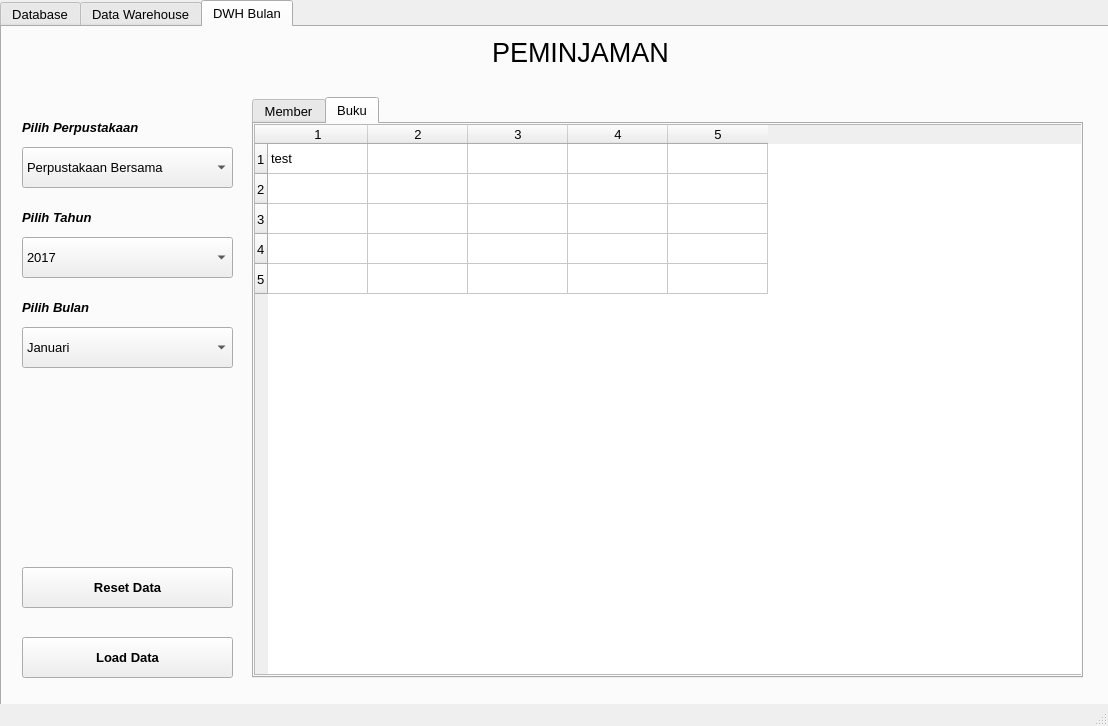
<?xml version="1.0" encoding="UTF-8"?>
<ui version="4.0">
 <class>MainWindow</class>
 <widget class="QMainWindow" name="MainWindow">
  <property name="geometry">
   <rect>
    <x>0</x>
    <y>0</y>
    <width>1108</width>
    <height>726</height>
   </rect>
  </property>
  <property name="windowTitle">
   <string>MainWindow</string>
  </property>
  <widget class="QWidget" name="centralwidget">
   <widget class="QTabWidget" name="tabWidget">
    <property name="geometry">
     <rect>
      <x>0</x>
      <y>0</y>
      <width>1111</width>
      <height>781</height>
     </rect>
    </property>
    <property name="font">
     <font>
      <pointsize>10</pointsize>
     </font>
    </property>
    <property name="styleSheet">
     <string notr="true"/>
    </property>
    <property name="currentIndex">
     <number>2</number>
    </property>
    <widget class="QWidget" name="tab">
     <attribute name="title">
      <string>Database</string>
     </attribute>
     <widget class="QTableWidget" name="tableWidget">
      <property name="geometry">
       <rect>
        <x>20</x>
        <y>140</y>
        <width>1061</width>
        <height>441</height>
       </rect>
      </property>
      <property name="font">
       <font>
        <pointsize>10</pointsize>
       </font>
      </property>
      <property name="rowCount">
       <number>5</number>
      </property>
      <property name="columnCount">
       <number>5</number>
      </property>
      <row/>
      <row/>
      <row/>
      <row/>
      <row/>
      <column/>
      <column/>
      <column/>
      <column/>
      <column/>
     </widget>
     <widget class="QPushButton" name="buttonExtract">
      <property name="geometry">
       <rect>
        <x>20</x>
        <y>610</y>
        <width>191</width>
        <height>51</height>
       </rect>
      </property>
      <property name="font">
       <font>
        <pointsize>12</pointsize>
       </font>
      </property>
      <property name="text">
       <string>Extract Data</string>
      </property>
     </widget>
     <widget class="QPushButton" name="buttonResetWH">
      <property name="geometry">
       <rect>
        <x>890</x>
        <y>610</y>
        <width>191</width>
        <height>51</height>
       </rect>
      </property>
      <property name="font">
       <font>
        <pointsize>12</pointsize>
       </font>
      </property>
      <property name="text">
       <string>Reset Warehouse</string>
      </property>
     </widget>
     <widget class="QLabel" name="label_2">
      <property name="geometry">
       <rect>
        <x>20</x>
        <y>80</y>
        <width>51</width>
        <height>31</height>
       </rect>
      </property>
      <property name="font">
       <font>
        <weight>75</weight>
        <italic>true</italic>
        <bold>true</bold>
       </font>
      </property>
      <property name="text">
       <string>FROM</string>
      </property>
     </widget>
     <widget class="QComboBox" name="comboBox">
      <property name="geometry">
       <rect>
        <x>80</x>
        <y>80</y>
        <width>191</width>
        <height>31</height>
       </rect>
      </property>
      <item>
       <property name="text">
        <string>Perpustakaan</string>
       </property>
      </item>
     </widget>
     <widget class="QLabel" name="label_3">
      <property name="geometry">
       <rect>
        <x>310</x>
        <y>80</y>
        <width>31</width>
        <height>31</height>
       </rect>
      </property>
      <property name="font">
       <font>
        <weight>75</weight>
        <italic>true</italic>
        <bold>true</bold>
       </font>
      </property>
      <property name="text">
       <string>TO</string>
      </property>
     </widget>
     <widget class="QComboBox" name="comboBox_2">
      <property name="geometry">
       <rect>
        <x>350</x>
        <y>80</y>
        <width>191</width>
        <height>31</height>
       </rect>
      </property>
      <item>
       <property name="text">
        <string>Warehouse</string>
       </property>
      </item>
     </widget>
     <widget class="QLabel" name="label_4">
      <property name="geometry">
       <rect>
        <x>320</x>
        <y>10</y>
        <width>361</width>
        <height>51</height>
       </rect>
      </property>
      <property name="font">
       <font>
        <family>MS Shell Dlg 2</family>
        <pointsize>20</pointsize>
       </font>
      </property>
      <property name="text">
       <string>WAREHOUSE PERPUSTAKAAN</string>
      </property>
     </widget>
     <widget class="QPushButton" name="buttonRefresh">
      <property name="geometry">
       <rect>
        <x>230</x>
        <y>610</y>
        <width>191</width>
        <height>51</height>
       </rect>
      </property>
      <property name="font">
       <font>
        <pointsize>12</pointsize>
       </font>
      </property>
      <property name="text">
       <string>Refresh</string>
      </property>
     </widget>
    </widget>
    <widget class="QWidget" name="tab_2">
     <attribute name="title">
      <string>Data Warehouse</string>
     </attribute>
     <widget class="QComboBox" name="comboPerpus">
      <property name="geometry">
       <rect>
        <x>20</x>
        <y>120</y>
        <width>211</width>
        <height>41</height>
       </rect>
      </property>
      <property name="font">
       <font>
        <pointsize>10</pointsize>
       </font>
      </property>
      <property name="currentText">
       <string>Perpustakaan Bersama</string>
      </property>
      <item>
       <property name="text">
        <string>Perpustakaan Bersama</string>
       </property>
      </item>
      <item>
       <property name="text">
        <string>Perpustakaan Jurusan</string>
       </property>
      </item>
     </widget>
     <widget class="QComboBox" name="comboTahun">
      <property name="geometry">
       <rect>
        <x>20</x>
        <y>210</y>
        <width>211</width>
        <height>41</height>
       </rect>
      </property>
      <property name="font">
       <font>
        <pointsize>10</pointsize>
       </font>
      </property>
      <property name="currentText">
       <string>2017</string>
      </property>
      <item>
       <property name="text">
        <string>2017</string>
       </property>
      </item>
      <item>
       <property name="text">
        <string>2018</string>
       </property>
      </item>
      <item>
       <property name="text">
        <string>2019</string>
       </property>
      </item>
     </widget>
     <widget class="QPushButton" name="buttonLoad">
      <property name="geometry">
       <rect>
        <x>20</x>
        <y>610</y>
        <width>211</width>
        <height>41</height>
       </rect>
      </property>
      <property name="font">
       <font>
        <weight>75</weight>
        <bold>true</bold>
       </font>
      </property>
      <property name="text">
       <string>Load Data</string>
      </property>
     </widget>
     <widget class="QPushButton" name="buttonReset">
      <property name="geometry">
       <rect>
        <x>20</x>
        <y>540</y>
        <width>211</width>
        <height>41</height>
       </rect>
      </property>
      <property name="font">
       <font>
        <weight>75</weight>
        <bold>true</bold>
       </font>
      </property>
      <property name="text">
       <string>Reset Data</string>
      </property>
     </widget>
     <widget class="QLabel" name="label">
      <property name="geometry">
       <rect>
        <x>460</x>
        <y>0</y>
        <width>221</width>
        <height>51</height>
       </rect>
      </property>
      <property name="font">
       <font>
        <family>MS Shell Dlg 2</family>
        <pointsize>20</pointsize>
       </font>
      </property>
      <property name="text">
       <string>PEMINJAMAN</string>
      </property>
     </widget>
     <widget class="QTabWidget" name="tabWidget_2">
      <property name="geometry">
       <rect>
        <x>250</x>
        <y>70</y>
        <width>831</width>
        <height>581</height>
       </rect>
      </property>
      <property name="currentIndex">
       <number>1</number>
      </property>
      <widget class="QWidget" name="tab_3">
       <attribute name="title">
        <string>Member</string>
       </attribute>
       <widget class="QTableWidget" name="tableWidget_2">
        <property name="geometry">
         <rect>
          <x>0</x>
          <y>0</y>
          <width>831</width>
          <height>551</height>
         </rect>
        </property>
        <property name="font">
         <font>
          <pointsize>10</pointsize>
         </font>
        </property>
        <property name="rowCount">
         <number>5</number>
        </property>
        <property name="columnCount">
         <number>5</number>
        </property>
        <row/>
        <row/>
        <row/>
        <row/>
        <row/>
        <column/>
        <column/>
        <column/>
        <column/>
        <column/>
        <item row="0" column="0">
         <property name="text">
          <string/>
         </property>
        </item>
       </widget>
      </widget>
      <widget class="QWidget" name="tab_4">
       <attribute name="title">
        <string>Buku</string>
       </attribute>
       <widget class="QTableWidget" name="tableWidget_3">
        <property name="geometry">
         <rect>
          <x>0</x>
          <y>0</y>
          <width>831</width>
          <height>551</height>
         </rect>
        </property>
        <property name="font">
         <font>
          <pointsize>10</pointsize>
         </font>
        </property>
        <property name="rowCount">
         <number>5</number>
        </property>
        <property name="columnCount">
         <number>5</number>
        </property>
        <row/>
        <row/>
        <row/>
        <row/>
        <row/>
        <column/>
        <column/>
        <column/>
        <column/>
        <column/>
        <item row="0" column="0">
         <property name="text">
          <string>test</string>
         </property>
        </item>
       </widget>
      </widget>
     </widget>
     <widget class="QLabel" name="label_6">
      <property name="geometry">
       <rect>
        <x>20</x>
        <y>90</y>
        <width>211</width>
        <height>21</height>
       </rect>
      </property>
      <property name="font">
       <font>
        <weight>75</weight>
        <italic>true</italic>
        <bold>true</bold>
       </font>
      </property>
      <property name="text">
       <string>Pilih Perpustakaan</string>
      </property>
     </widget>
     <widget class="QLabel" name="label_7">
      <property name="geometry">
       <rect>
        <x>20</x>
        <y>180</y>
        <width>211</width>
        <height>21</height>
       </rect>
      </property>
      <property name="font">
       <font>
        <weight>75</weight>
        <italic>true</italic>
        <bold>true</bold>
       </font>
      </property>
      <property name="text">
       <string>Pilih Tahun</string>
      </property>
     </widget>
     <zorder>tabWidget_2</zorder>
     <zorder>comboPerpus</zorder>
     <zorder>comboTahun</zorder>
     <zorder>buttonLoad</zorder>
     <zorder>buttonReset</zorder>
     <zorder>label</zorder>
     <zorder>label_6</zorder>
     <zorder>label_7</zorder>
    </widget>
    <widget class="QWidget" name="tabBulan">
     <attribute name="title">
      <string>DWH Bulan</string>
     </attribute>
     <widget class="QPushButton" name="buttonReset_2">
      <property name="geometry">
       <rect>
        <x>20</x>
        <y>540</y>
        <width>211</width>
        <height>41</height>
       </rect>
      </property>
      <property name="font">
       <font>
        <weight>75</weight>
        <bold>true</bold>
       </font>
      </property>
      <property name="text">
       <string>Reset Data</string>
      </property>
     </widget>
     <widget class="QComboBox" name="comboBulan">
      <property name="geometry">
       <rect>
        <x>20</x>
        <y>300</y>
        <width>211</width>
        <height>41</height>
       </rect>
      </property>
      <property name="font">
       <font>
        <pointsize>10</pointsize>
       </font>
      </property>
      <property name="currentText">
       <string>Januari</string>
      </property>
      <item>
       <property name="text">
        <string>Januari</string>
       </property>
      </item>
      <item>
       <property name="text">
        <string>Februari</string>
       </property>
      </item>
      <item>
       <property name="text">
        <string>Maret</string>
       </property>
      </item>
      <item>
       <property name="text">
        <string>April</string>
       </property>
      </item>
      <item>
       <property name="text">
        <string>Mei</string>
       </property>
      </item>
      <item>
       <property name="text">
        <string>Juni</string>
       </property>
      </item>
      <item>
       <property name="text">
        <string>Juli</string>
       </property>
      </item>
      <item>
       <property name="text">
        <string>Agustus</string>
       </property>
      </item>
      <item>
       <property name="text">
        <string>September</string>
       </property>
      </item>
      <item>
       <property name="text">
        <string>Oktober</string>
       </property>
      </item>
      <item>
       <property name="text">
        <string>November</string>
       </property>
      </item>
      <item>
       <property name="text">
        <string>Desember</string>
       </property>
      </item>
     </widget>
     <widget class="QComboBox" name="comboPerpus_2">
      <property name="geometry">
       <rect>
        <x>20</x>
        <y>120</y>
        <width>211</width>
        <height>41</height>
       </rect>
      </property>
      <property name="font">
       <font>
        <pointsize>10</pointsize>
       </font>
      </property>
      <property name="currentText">
       <string>Perpustakaan Bersama</string>
      </property>
      <item>
       <property name="text">
        <string>Perpustakaan Bersama</string>
       </property>
      </item>
      <item>
       <property name="text">
        <string>Perpustakaan Jurusan</string>
       </property>
      </item>
     </widget>
     <widget class="QComboBox" name="comboTahun_2">
      <property name="geometry">
       <rect>
        <x>20</x>
        <y>210</y>
        <width>211</width>
        <height>41</height>
       </rect>
      </property>
      <property name="font">
       <font>
        <pointsize>10</pointsize>
       </font>
      </property>
      <property name="currentText">
       <string>2017</string>
      </property>
      <item>
       <property name="text">
        <string>2017</string>
       </property>
      </item>
      <item>
       <property name="text">
        <string>2018</string>
       </property>
      </item>
      <item>
       <property name="text">
        <string>2019</string>
       </property>
      </item>
     </widget>
     <widget class="QTabWidget" name="tabWidget_3">
      <property name="geometry">
       <rect>
        <x>250</x>
        <y>70</y>
        <width>831</width>
        <height>581</height>
       </rect>
      </property>
      <property name="currentIndex">
       <number>1</number>
      </property>
      <widget class="QWidget" name="tab_5">
       <attribute name="title">
        <string>Member</string>
       </attribute>
       <widget class="QTableWidget" name="tableWidget_4">
        <property name="geometry">
         <rect>
          <x>0</x>
          <y>0</y>
          <width>831</width>
          <height>551</height>
         </rect>
        </property>
        <property name="font">
         <font>
          <pointsize>10</pointsize>
         </font>
        </property>
        <property name="rowCount">
         <number>5</number>
        </property>
        <property name="columnCount">
         <number>5</number>
        </property>
        <row/>
        <row/>
        <row/>
        <row/>
        <row/>
        <column/>
        <column/>
        <column/>
        <column/>
        <column/>
        <item row="0" column="0">
         <property name="text">
          <string/>
         </property>
        </item>
       </widget>
      </widget>
      <widget class="QWidget" name="tab_6">
       <attribute name="title">
        <string>Buku</string>
       </attribute>
       <widget class="QTableWidget" name="tableWidget_5">
        <property name="geometry">
         <rect>
          <x>0</x>
          <y>0</y>
          <width>831</width>
          <height>551</height>
         </rect>
        </property>
        <property name="font">
         <font>
          <pointsize>10</pointsize>
         </font>
        </property>
        <property name="rowCount">
         <number>5</number>
        </property>
        <property name="columnCount">
         <number>5</number>
        </property>
        <row/>
        <row/>
        <row/>
        <row/>
        <row/>
        <column/>
        <column/>
        <column/>
        <column/>
        <column/>
        <item row="0" column="0">
         <property name="text">
          <string>test</string>
         </property>
        </item>
       </widget>
      </widget>
     </widget>
     <widget class="QPushButton" name="buttonLoad_2">
      <property name="geometry">
       <rect>
        <x>20</x>
        <y>610</y>
        <width>211</width>
        <height>41</height>
       </rect>
      </property>
      <property name="font">
       <font>
        <weight>75</weight>
        <bold>true</bold>
       </font>
      </property>
      <property name="text">
       <string>Load Data</string>
      </property>
     </widget>
     <widget class="QLabel" name="label_5">
      <property name="geometry">
       <rect>
        <x>490</x>
        <y>0</y>
        <width>221</width>
        <height>51</height>
       </rect>
      </property>
      <property name="font">
       <font>
        <family>MS Shell Dlg 2</family>
        <pointsize>20</pointsize>
       </font>
      </property>
      <property name="text">
       <string>PEMINJAMAN</string>
      </property>
     </widget>
     <widget class="QLabel" name="label_8">
      <property name="geometry">
       <rect>
        <x>20</x>
        <y>90</y>
        <width>211</width>
        <height>21</height>
       </rect>
      </property>
      <property name="font">
       <font>
        <weight>75</weight>
        <italic>true</italic>
        <bold>true</bold>
       </font>
      </property>
      <property name="text">
       <string>Pilih Perpustakaan</string>
      </property>
     </widget>
     <widget class="QLabel" name="label_9">
      <property name="geometry">
       <rect>
        <x>20</x>
        <y>180</y>
        <width>211</width>
        <height>21</height>
       </rect>
      </property>
      <property name="font">
       <font>
        <weight>75</weight>
        <italic>true</italic>
        <bold>true</bold>
       </font>
      </property>
      <property name="text">
       <string>Pilih Tahun</string>
      </property>
     </widget>
     <widget class="QLabel" name="label_10">
      <property name="geometry">
       <rect>
        <x>20</x>
        <y>270</y>
        <width>211</width>
        <height>21</height>
       </rect>
      </property>
      <property name="font">
       <font>
        <weight>75</weight>
        <italic>true</italic>
        <bold>true</bold>
       </font>
      </property>
      <property name="text">
       <string>Pilih Bulan</string>
      </property>
     </widget>
    </widget>
   </widget>
  </widget>
  <widget class="QMenuBar" name="menubar">
   <property name="geometry">
    <rect>
     <x>0</x>
     <y>0</y>
     <width>1108</width>
     <height>21</height>
    </rect>
   </property>
  </widget>
  <widget class="QStatusBar" name="statusbar"/>
 </widget>
 <resources/>
 <connections/>
</ui>
